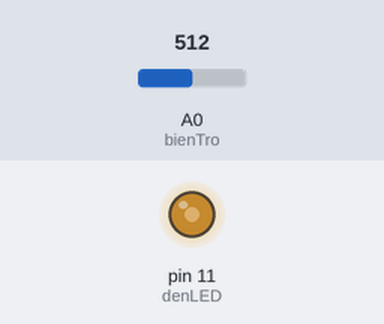
Recording of a sketch running on a simulated Arduino Uno, built with avr-gcc and run on an emulated ATmega328P. Parts: output pins drawn as LEDs (lit = HIGH). The test bench sets the inputs (shaded band); at power-on: A0 (bienTro) = 512.

Above: at 1.2 s.
1.3 s: A0 (bienTro) set to 716
At 1.9 s:
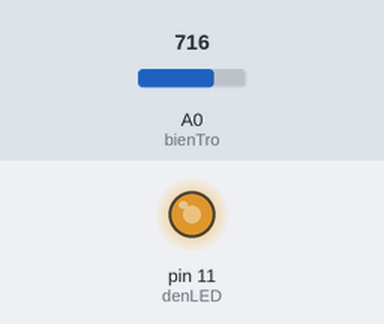
2.8 s: A0 (bienTro) set to 900
At 3.1 s:
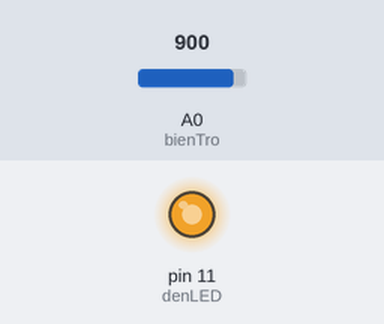
4.3 s: A0 (bienTro) set to 122
At 5.5 s:
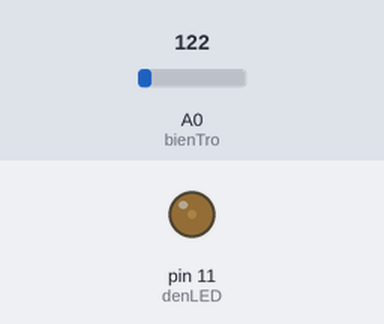
5.8 s: A0 (bienTro) set to 0
At 6.8 s:
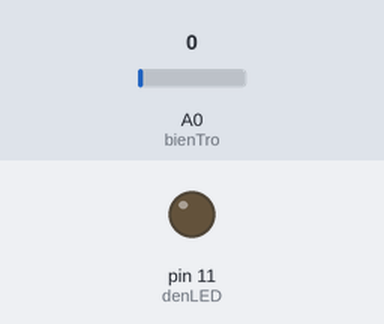
7.3 s: A0 (bienTro) set to 511
At 8.0 s:
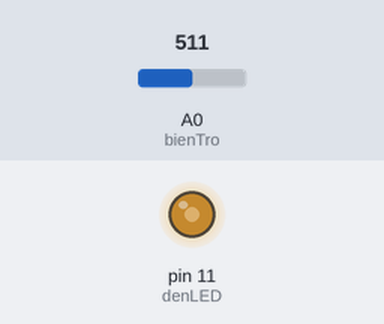
Timing chart, 0 to 9.8 s (numbered marks = the images above; inputs shaded):
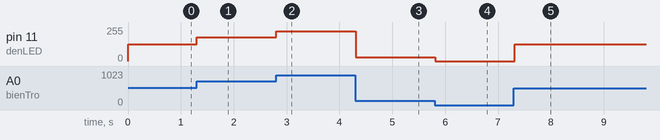

Measured:
- after the input at 1.3 s, pin 11 (denLED): 127/255 → 178/255 at once
- after the input at 2.8 s, pin 11 (denLED): 178/255 → 224/255 at once
- after the input at 4.3 s, pin 11 (denLED): 224/255 → 30/255 at once
- after the input at 5.8 s, pin 11 (denLED): 30/255 → 0/255 at once
- after the input at 7.3 s, pin 11 (denLED): 0/255 → 127/255 at once

The sketch:

Project2a_Bien_tro_dieu_khien_LED_sang_toi.ino
```cpp
/*
Mạch điều khiển đèn LED sáng tối bằng biến trở


Linh kiện:
- Biến trở 10K
- Đèn LED
- Điện trở 220 Ohm
- Arduino Uno

Cách lắp mạch:
- Xem hình

Tác giả: Tùng Nguyễn
Ngày: 03/01/2015
Lịch sử thay đổi
- 03/01/2015 Rev. 1.0
Website: http://papcodientu.com/
*/

//khai báo cổng đèn LED
int denLED = 11;

// khai báo biến trở
int bienTro = A0;

// gia tri doc duoc tu bien tro 0-1023
int giatribienTro = 0;

// gia tri xuat ra den LED 0-255
int giatridenLED = 0;

void setup() {
  // cài đặt cổng led là cổng output
  pinMode(denLED, OUTPUT);
}

void loop() {
  // đọc giá trị từ biến trở
  giatribienTro = analogRead(bienTro);

  // map giá trị biến trở với giá trị xuất ra LED
  giatridenLED = map(giatribienTro, 0, 1023, 0, 255);

  // hiển thị độ sáng đèn LED theo giá trị biến trở
  analogWrite(denLED, giatridenLED);

  // độ trễ 100 mili giây để ổn định giá trị biến trở
  delay(100);
}
```
